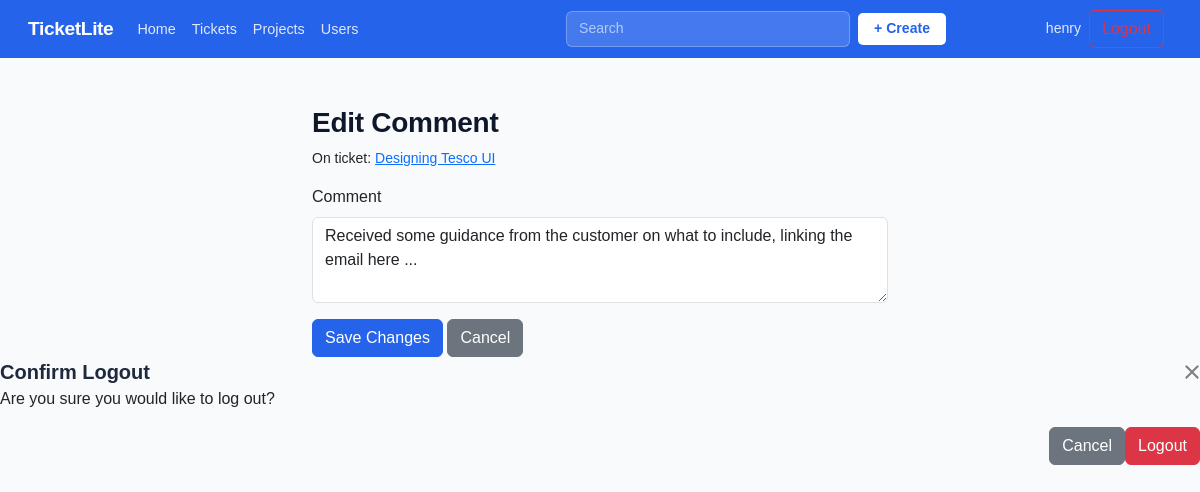
Screenshot of /comments/8/edit/ (signed in) with the database file from the repository.
### core/models.py (models this page shows, shortened)
class Comment(models.Model):
    ticket = models.ForeignKey(Ticket, on_delete=models.CASCADE, related_name="comments")
    author = models.ForeignKey(User, on_delete=models.SET_NULL, null=True, blank=True)
    text = models.TextField()
    created_at = models.DateTimeField(auto_now_add=True)

class Ticket(models.Model):
    class Status(models.TextChoices):
        TO_DO = "TO-DO", "To-Do"
        In_PROGRESS = "IN_PROGRESS", "In Progress"
        FOR_REVIEW = "FOR_REVIEW", "For Review"
        DONE = "DONE", "Done"
    class Priority(models.TextChoices):
        LOW = "LOW", "Low"
        MEDIUM = "MEDIUM", "Medium"
        HIGH = "HIGH", "High"
    title = models.CharField(max_length=100)
    description = models.TextField()
    project = models.ForeignKey(Project, on_delete=models.CASCADE, related_name="tickets")
    status = models.CharField(max_length=15, choices=Status.choices, default=Status.TO_DO)
    priority = models.CharField(max_length=10, choices=Priority.choices, default=Priority.MEDIUM)
    created_at = models.DateTimeField(auto_now_add=True)
    updated_at = models.DateTimeField(auto_now=True)
    created_by = models.ForeignKey(User, on_delete=models.SET_NULL, null=True, blank=True, related_name="created_tickets")
    assigned_to = models.ForeignKey(User, on_delete=models.SET_NULL, null=True, blank=True, related_name="assigned_tickets")

### core/views.py (the view)
# urls.py: path('comments/<int:pk>/edit/', views.edit_comment, name='edit_comment'),
@login_required
def edit_comment(request, pk):
    comment = get_object_or_404(Comment, pk=pk)
    if not (request.user.is_staff or request.user.is_superuser or request.user == comment.author):
        return HttpResponseForbidden()
    if request.method == 'POST':
        form = CommentForm(request.POST, instance=comment)
        if form.is_valid():
            form.save()
            messages.success(request, "comment successfully updated ")
            return redirect('core:ticket_detail', pk=comment.ticket.pk)
    else:
        form = CommentForm(instance=comment)
    return render(request, 'core/comment_edit.html', {
        'form': form,
        'comment': comment,
        'ticket_form': TicketForm(),
    })

### core/forms.py
class CommentForm(forms.ModelForm):
    class Meta:
        model = Comment
        fields = ['text'] # Only the text field as ticket and author are set in the view
        widgets = {
            'text': forms.Textarea(attrs={
                'class': 'form-control',
                'rows': 3,
                'placeholder': 'Add a comment...'
            }),
        }
        labels = {
            'text': 'Comment'
        }

class TicketForm(forms.ModelForm):
    class Meta:
        model = Ticket
        fields = ['title', 'description', 'project', 'status', 'priority', 'assigned_to']
        widgets = {
            'title': forms.TextInput(attrs={
                'class': 'form-control',
                'placeholder': 'Ticket Name'
            }),
            'description': forms.Textarea(attrs={
                'class': 'form-control',
                'rows': 4,
                'placeholder': 'What is this ticket about?'
            }),
            'project': forms.Select(attrs={
                'class': 'form-select'
            }),
            'status': forms.Select(attrs={
                'class': 'form-select'
            }),
            'priority': forms.Select(attrs={
                'class': 'form-select'
            }),
            'assigned_to': forms.Select(attrs={
                'class': 'form-select'
            }),
        }

### core/models.py (called while the page is built)
    def __str__(self):
        return self.name # shows project name in admin panel

### core/templates/core/comment_edit.html (shortened to what this page needs)
{% extends "core/base.html" %}
{% block content%}
<div class="container mt-4" style="max-width: 600px;">
    <h3>Edit Comment</h3>
    <p class="text=muted small">On ticket: <a href="{% url 'core:ticket_detail' comment.ticket.pk %}">{{ comment.ticket.title }}</a></p>
    <form method="post">
        {% for field in form %}
            <div class="mb-3">
                <label class="form-label">{{ field.label }}</label>
                {{ field }}
            </div>
        {% endfor %}
        <button type="submit" class="btn btn-primary">Save Changes</button>
        <a href="{% url 'core:ticket_detail' comment.ticket.pk %}" class="btn btn-secondary">Cancel</a>
    </form>
</div>
{% endblock content %}

### core/templates/core/base.html (shortened to what this page needs)
<!DOCTYPE html>
<html lang="en">
<head>
    <link href="https://cdn.jsdelivr.net/npm/bootstrap@5.3.2/dist/css/bootstrap.min.css"
        rel="stylesheet">
</head>
<body>
    <nav class="navbar navbar-expand-lg">
        <div class ="container-fluid">
            <a class="navbar-brand" href="{% url 'core:landing' %}">Ticket<span>Lite</span></a>
             {% if request.resolver_match.url_name not in 'landing,login,register' %}
            <ul class="navbar-nav me-auto nav-tabs">
                <li class="nav-item">
                    <a class="nav-link {% if request.resolver_match.url_name == 'home' %}active{% endif %}" href="{% url 'core:home' %}">Home</a>
                </li>
                <li class="nav-item">
                    <a class="nav-link {% if request.resolver_match.url_name == 'ticket_list' %}active{% endif %}" href="{% url 'core:ticket_list' %}">Tickets</a>
                </li>
                <li class="nav-item">
                    <a class="nav-link {% if request.resolver_match.url_name == 'project_list' %}active{% endif %}" href="{% url 'core:project_list' %}">Projects</a>
                </li>
                <li class="nav-item">
                    <a class="nav-link {% if request.resolver_match.url_name == 'user_list' %}active{% endif %}" href="{% url 'core:user_list' %}">Users</a>
                </li>
            </ul>
            <div class="d-flex mx-auto align-items-center gap-2" style="width: 380px;">
                <form class="d-flex flex-grow-1" role="search" action="{% url 'core:search' %}" method="GET">
                    <input class="form-control" type="search" name="q" placeholder="Search" aria-label="Search"
                        value="{{ request.GET.q }}">
                </form>
                <button type="button" class="btn-create"
                    data-bs-toggle="modal" data-bs-target="#createTicketModal">
                    + Create
                </button>
            </div>
            <div class="d-flex align-items-center gap-2">
                {% if user.is_authenticated %}
                    <a class="navbar-text text-decoration-none" href="{% url 'core:profile_view' user.pk %}">
                        {{ user.username }}
                    </a>
                    <button type="button" class="btn btn-outline-danger me-2" data-bs-toggle="modal" data-bs-target="#logoutConfirmationModal">
                    </button>
                {% endif %}
            </div>
            {% endif %}
        </div>
    </nav>
    <div class="container main-content">
        {% block content %}{% endblock %}
    </div>
<div class="modal-fade" id="logoutConfirmationModal" tabindex="-1" aria-hidden="true">
    <div class="modal-dialog modal-dialog-centered">
        <div class="modal-content">
            <form method="post" action="{% url 'core:logout' %}">
                <div class="modal-header">
                    <h5 class="modal-title">Confirm Logout</h5>
                    <button type="button" class="btn-close" data-bs-dismiss="modal"></button>
                </div>
                <div class="modal-body">
                    <p>Are you sure you would like to log out?</p>
                </div>
                <div class="modal-footer">
                    <button type="button" class="btn btn-secondary" data-bs-dismiss="modal">Cancel</button>
                    <button type="submit" class="btn btn-danger">Logout</button>
                </div>
            </form>
        </div>
    </div>
</div>
</body>
</html>

### core/templates/core/base.html (style rules this page uses)
:root { --accent: #2563eb; --accent-dark: #1d4ed8; --nav-bg: #2563eb; --nav-text: #ffffff; --body-bg: #f8fafc; --card-border: #e2e8f0; --text-muted: #64748b; }
body { background-color: var(--body-bg); font-family: 'Gill Sans', 'Gill Sans MT', Calibri, 'Trebuchet MS', sans-serif; }
.navbar { background-color: var(--nav-bg) !important; border-bottom: none; padding: 0.6rem 1rem; }
.navbar-brand { color: white !important; font-weight: 700; font-size: 1.2rem; letter-spacing: -0.02em; }
.navbar .nav-link { color: rgba(255,255,255,0.85) !important; font-size: 0.9rem; padding: 0.4rem 0.75rem; border-radius: 4px; transition: background 0.15s ease; border: none !important }
.navbar .nav-tabs { border-bottom: none; }
.navbar-text { color: rgba(255,255,255,0.85) !important; font-size: 0.88rem; }
.btn-primary { background-color: var(--accent); border-color: var(--accent); }
h2, h3 { font-weight: 600; color: #0f172a; letter-spacing: -0.01em; }
h5, h6 { font-weight: 600; color: #1e293b; }
.navbar .form-control { background: rgba(255,255,255,0.15); border: 1px solid rgba(255,255,255,0.25); color: #ffffff; font-size: 0.88rem; }
.navbar .form-control::placeholder { color: rgba(255,255,255,0.6); }
.btn-create { background: #ffffff; color: var(--accent); border: none; font-weight: 600; font-size: 0.88rem; padding: 5px 16px; border-radius: 5px; transition: background 0.15s ease; }
.main-content { padding-top: 1.5rem; }

### rows the page displays
Comment: ticket "Designing Tesco UI", form "Received some guidance from the customer on what to include, linking the email here ..."

### other values shown
{{ user.username }} "henry"
{{ field.label }} "Comment"
